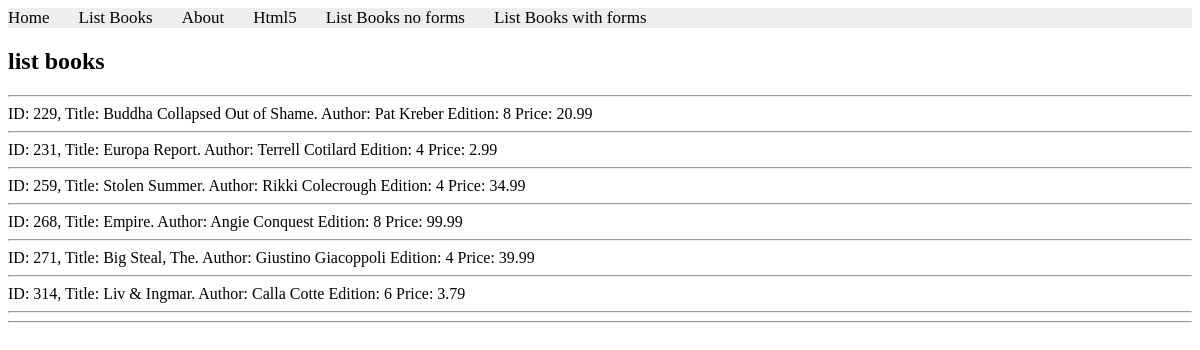
/books/lab8/task2, run on the app's committed database.
### apps/bookmodule/models.py (models this page shows)
class Book(models.Model):
    title = models.CharField(max_length = 50)
    author = models.CharField(max_length = 50)
    price = models.FloatField(default = 0.0)
    edition = models.SmallIntegerField(default = 1, null = False)

### apps/bookmodule/views.py (the view)
# urls.py: path('lab8/task2', views.task2, name="books.task2"),
def task2(request):
    mybooks=Book.objects.filter(edition__gt='3').filter(Q(title__icontains='co') | Q(author__icontains='co'))
    return render(request, 'bookmodule/bookList.html', {'books':mybooks})

### apps/templates/bookmodule/bookList.html (shortened to what this page needs)
{% extends "layouts/base.html" %}
{% load static %}
{% block content %}
<h2>list books</h2>
    <hr>
    {% for obj in books %}
        ID: {{obj.id}}, Title: {{obj.title}}. Author: {{obj.author}} Edition: {{obj.edition}} Price: {{obj.price}}
        <hr>
    {% endfor %}
<hr>
{% endblock content %}

### data on the page
Book: id "229", title "Buddha Collapsed Out of Shame", author "Pat Kreber", edition "8", price "20.99"
Book: id "231", title "Europa Report", author "Terrell Cotilard", edition "4", price "2.99"
Book: id "259", title "Stolen Summer", author "Rikki Colecrough", edition "4", price "34.99"
Book: id "268", title "Empire", author "Angie Conquest", edition "8", price "99.99"
Book: id "271", title "Big Steal, The", author "Giustino Giacoppoli", edition "4", price "39.99"
Book: id "314", title "Liv & Ingmar", author "Calla Cotte", edition "6", price "3.79"
